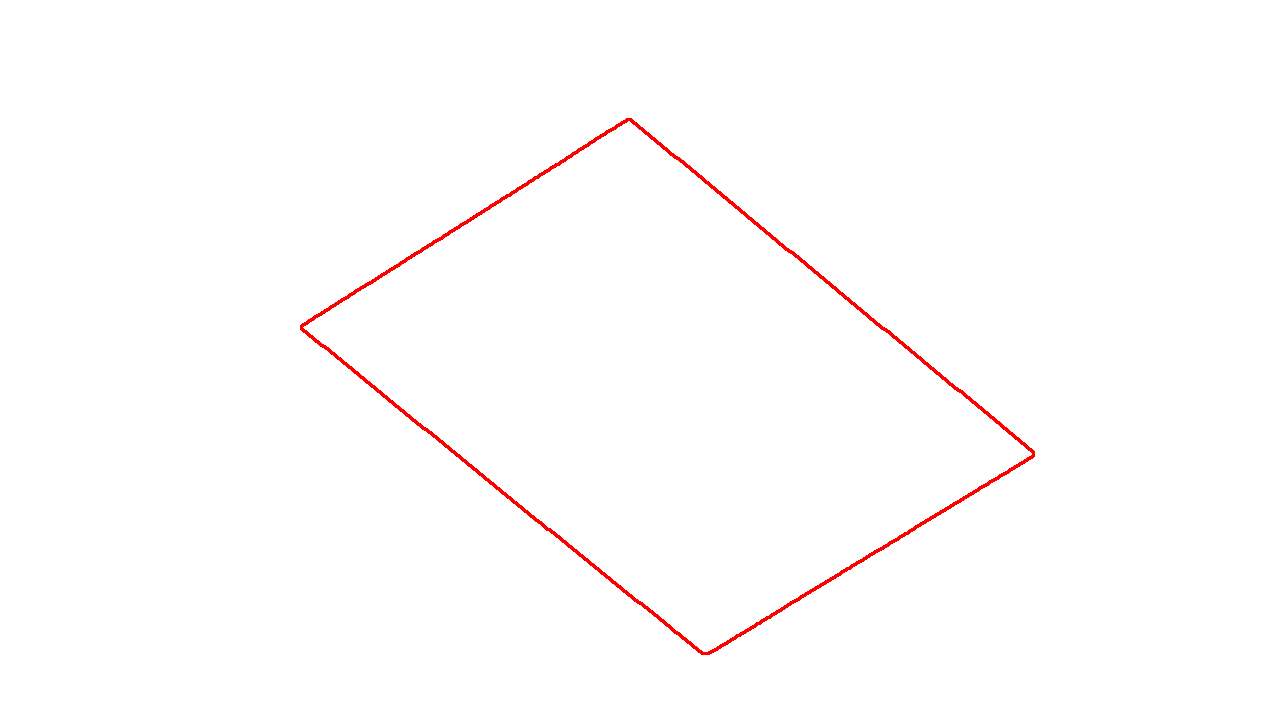
#> input picture cobot-soft-glue-dispencing-v2/VisionSystem/testImage.png, 1280 x 720 px, given in place of the camera
$ python findWhiteRect.py
#> lines starting #> are read from the running program, lines starting #| are printed output that depends on the picture; after the words box and inside, x2 and y2 are one past the last pixel; in counts of white or black regions, pixels touching at a corner belong together
import cv2
import numpy as np

cap = cv2.VideoCapture(0)

while True:
    ret, frame = cap.read()
#> frame is the input picture: shape (720, 1280, 3); mean B, G, R 253.2, 253.2, 255
    if not ret:
        break

    # Convert to HSV (better for color detection)
    hsv = cv2.cvtColor(frame, cv2.COLOR_BGR2HSV)
#> hsv: shape (720, 1280, 3); mean H, S, V 0, 1.8, 255

    # Define white color range
    lower_white = np.array([0, 0, 160])
    upper_white = np.array([220, 50, 255])
    mask = cv2.inRange(hsv, lower_white, upper_white)
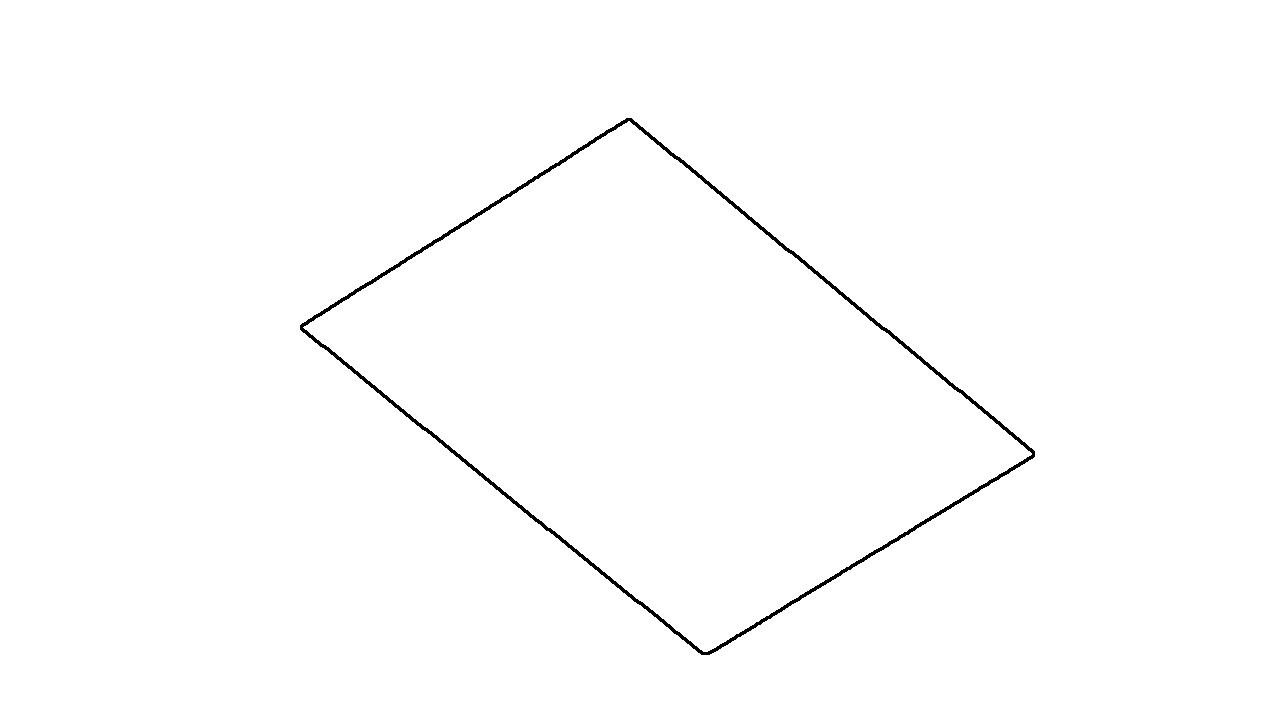
#> mask: shape (720, 1280); 99.3% white; 1 black region, box (x1, y1, x2, y2) and area: (300, 118, 1035, 655) 6533

    # Optional: remove noise
    mask = cv2.medianBlur(mask, 5)
#> mask: shape (720, 1280); 99.3% white; 1 black region, box (x1, y1, x2, y2) and area: (300, 118, 1035, 655) 6535

    # Find contours
    contours, _ = cv2.findContours(mask, cv2.RETR_EXTERNAL, cv2.CHAIN_APPROX_SIMPLE)
#> contours = [[[0, 0], [0, 719], [1279, 719], [1279, 0]]]

    largest_area = 0
    largest_rect = None

    for cnt in contours:
        x, y, w, h = cv2.boundingRect(cnt)
        area = w * h
        if area > largest_area:
            largest_area = area
            largest_rect = (x, y, w, h)
#> this loop made 1 pass
#> (cnt, x, y, w, h, area, largest_area) on pass 1: ([[0, 0], [0, 719], [1279, 719], [1279, 0]], 0, 0, 1280, 720, 921600, 921600)
#> after the loop, largest_area = 921600

    # Draw the largest rectangle
    if largest_rect is not None:
        x, y, w, h = largest_rect
        cv2.rectangle(frame, (x, y), (x + w, y + h), (0, 255, 0), 2)
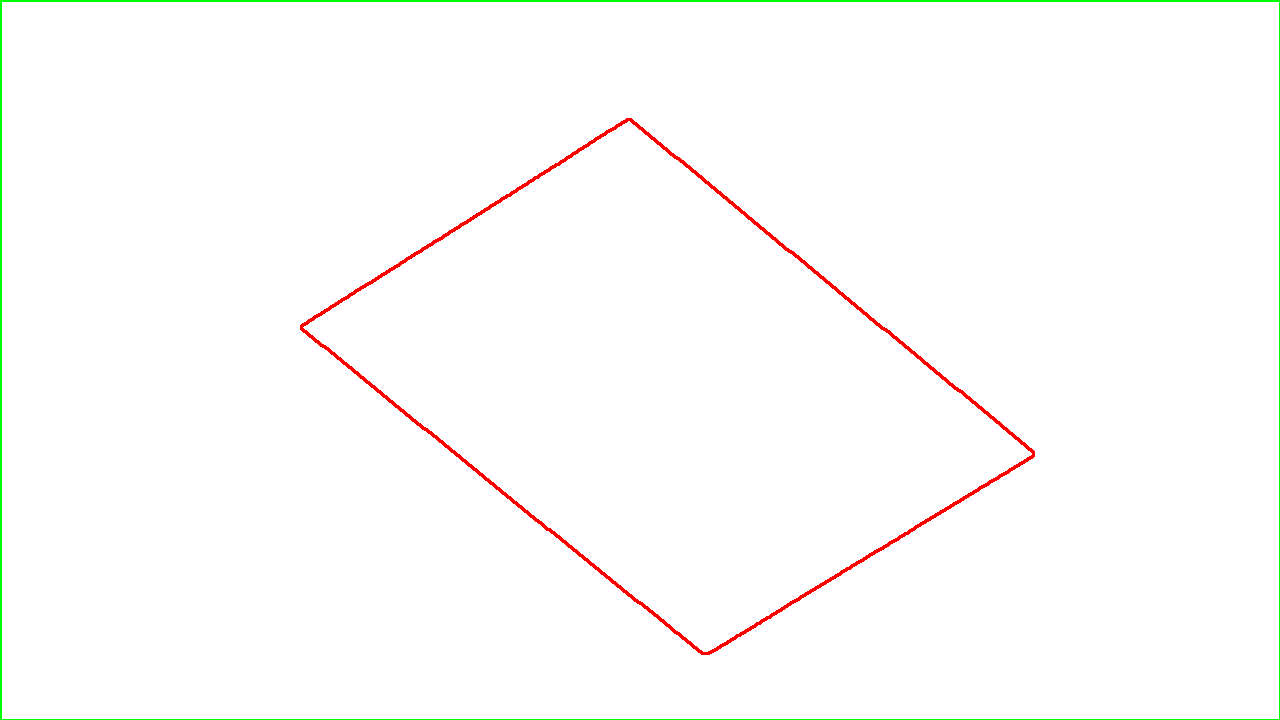
#> frame: shape (720, 1280, 3); 0.65% of pixels changed, all inside (x1, y1, x2, y2) = (0, 0, 1280, 720)

    cv2.imshow("Largest White Rectangle", frame)
    cv2.imshow("Mask", mask)  # Useful for debugging

    if cv2.waitKey(1) & 0xFF == ord('q'):
#> (key q is pressed here)
        break

cap.release()
cv2.destroyAllWindows()
